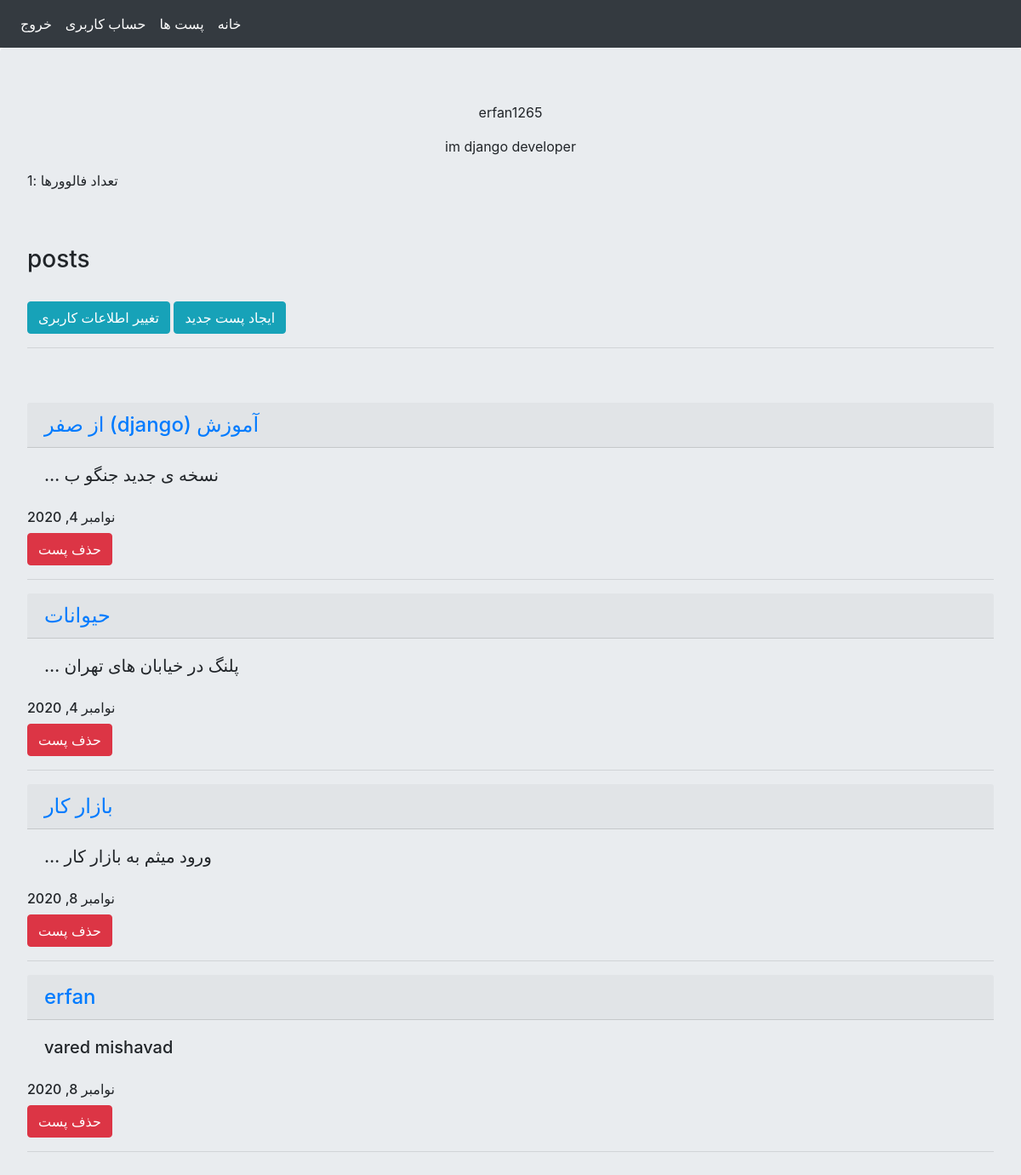
The page /accounts/4/ (signed in) on the database its author committed.
### social_media_accounts/models.py (models this page shows, shortened)
class UserProfile(models.Model):
    user = models.OneToOneField(User, on_delete=models.CASCADE)
    bio = models.TextField(null=True, blank=True)
    age = models.PositiveIntegerField(null=True, blank=True)
    phone = models.BigIntegerField(null=True, blank=True)
    avatar = models.ImageField(upload_to='user_profile/', null=True, blank=True)

### social_media_posts/models.py (models this page shows, shortened)
class Post(models.Model):
    user = models.ForeignKey(User, on_delete=models.CASCADE, verbose_name="کاربر")
    title = models.CharField(max_length=100, verbose_name="موضوع")
    body = models.TextField(verbose_name="متن پست")
    slug = models.SlugField(unique=True, allow_unicode=True, verbose_name='نام در url')
    created = models.DateTimeField(auto_now_add=True, verbose_name='تاریخ تبت پست')
    objects = PostManager()
    class Meta:
        verbose_name = "پست"
        verbose_name_plural = 'پست ها'
    def get_absolute_url(self):
        return reverse("posts:post_detail", args=[self.created.year, self.created.month, self.created.day, self.slug])

### social_media_accounts/views.py (the view)
# urls.py: path("accounts/<int:user_id>/", user_dashboard, name='user_dashboard'),
@login_required(login_url="/accounts/login")
def user_dashboard(request, user_id):
    is_following = False
    follow = FollowSystem.objects.filter(follower=request.user, following_id=user_id)
    if follow.exists():
        is_following = True
    follower_count = FollowSystem.objects.filter(following__id=user_id)
    user = get_object_or_404(User, id=user_id)
    message = messages.get_messages(request)
    posts = Post.objects.filter(user=user)
    context = {
        "user": user,
        "posts": posts,
        "messages": message,
        "is_following": is_following,
        "followers": follower_count,
    }
    return render(request, "accounts/user_dashboard.html", context)

### social_media_accounts/templates/accounts/user_dashboard.html (shortened to what this page needs)
{% extends 'shared/base.html' %}
{% load static %}
{% block content %}
    <p class="text-center">
        {{ user.username }}
    </p>
    <p class="text-center">
        {{ user.userprofile.bio }}
    </p>
    <p>تعداد فالوورها :{{ followers.count }}</p>
    <br><br>
    <h3>
        posts
    </h3><br>
    {% if request.user == user %}
        <a class="btn btn-info" href="{% url 'posts:add_post_by_user' %}">ایجاد پست جدید</a>
        <a class="btn btn-info" href="{% url 'accounts:edit_profile' request.user.id %}">تغییر اطلاعات کاربری</a>
    {% endif %}
    <hr><br><br>
    {% for post in posts %}
        <a href="{{ post.get_absolute_url }}"><h4 class="card-header">
            {{ post.title }}
        </h4></a>
        <h5 class="card-body">{{ post.body | truncatewords:5 }}</h5>
        <h6>{{ post.created | date }}</h6>
        {% if request.user == user %}
            <a class="btn btn-danger" href="{% url 'posts:delete_post_by_user' post_id=post.id %}">حذف پست</a>
        {% endif %}
        <hr>
    {% empty %}
        <div class="alert alert-danger" role="alert">
            <h3 class="text-center">کاربر هیچ پستی ندارد</h3>
        </div>
    {% endfor %}
{% endblock %}

### rows shown on the page
Post: title "آموزش (django) از صفر", body "نسخه ی جدید جنگو ب …", created "نوامبر 4, 2020"
Post: title "حیوانات", body "پلنگ در خیابان های تهران …", created "نوامبر 4, 2020"
Post: title "بازار کار", body "ورود میثم به بازار کار …", created "نوامبر 8, 2020"
Post: title "erfan", body "vared mishavad", created "نوامبر 8, 2020"

### other values the page prints
{{ user.username }} "erfan1265"
{{ user.userprofile.bio }} "im django developer"
{{ followers.count }} "1"
